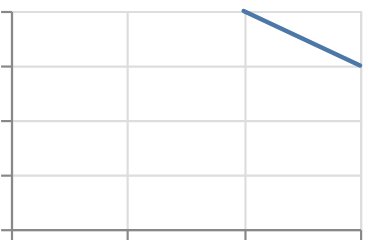

This figure's Vega-Lite source:
### Vega-Lite specification from a JSON file in a GitHub repository (floating-point values rounded to 4 significant figures)
{"$schema": "https://vega.github.io/schema/vega-lite/v6.json", "padding": 5, "autosize": "none", "data": {"values": [{"c": "A", "x": 1, "y": 2, "s": 3, "t": "2024-01-01"}, {"c": "B", "x": 2, "y": null, "s": 5, "t": "2024-02-01"}, {"c": "C", "x": 3, "y": 4, "s": null, "t": "2024-03-01"}, {"c": "D", "x": 4, "y": 3, "s": 7, "t": "2024-04-01"}]}, "width": 160, "height": 100, "mark": {"type": "trail", "invalid": "break-paths-show-domains"}, "encoding": {"x": {"field": "x", "type": "quantitative"}, "y": {"field": "y", "type": "quantitative"}}}
